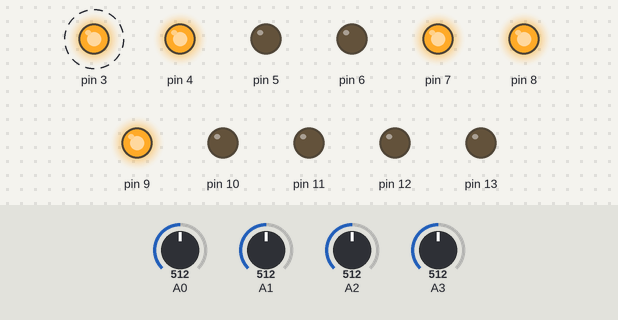
Recording of a sketch running on a simulated Arduino Uno, built with avr-gcc and run on an emulated ATmega328P. Parts: output pins drawn as LEDs (lit = HIGH). Dashed ring = blinking. The test bench sets the inputs (shaded band); at power-on: A2 = 512, A3 = 512, A1 = 512, A0 = 512.

Above: at 1.29 s.
1.3 s: A2 set to 306
At 1.9 s:
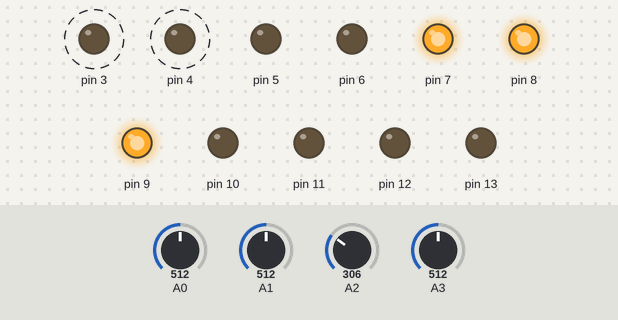
At 2.7 s:
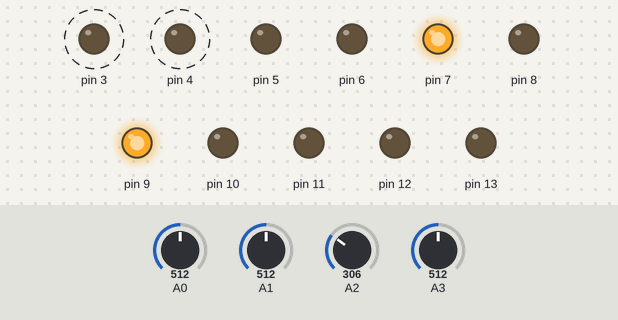
4.3 s: A3 set to 520
7.3 s: A1 set to 526
At 8.4 s:
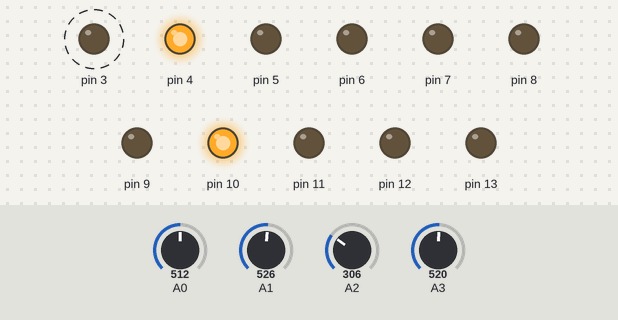
10.3 s: A0 set to 511
13.3 s: A2 set to 716
At 14.84 s:
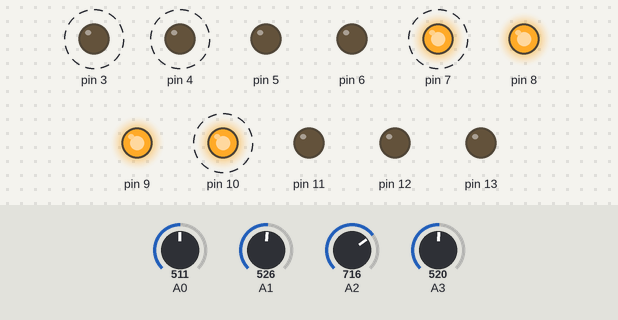
16.3 s: A1 set to 716
Timing chart, 0 to 25.6 s (numbered marks = the images above; inputs shaded):
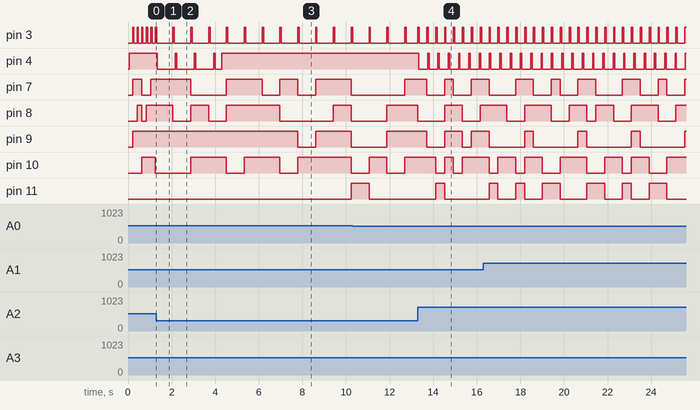

The sketch:

ASCTard009_Phase_patterns.ino
```cpp
// (licence header left out)
// Include application, user and local libraries
#include <TimedAction.h>

// Prototypes
void isr();
void clocker0();
void clocker1();

inline void portDon(int port = 3);
inline void portDoff(int port = 3);
inline void setClocks(int timeDiff);

byte quantNote(int v);
int vQuant(int v);
void dacOutput(byte v);


// Define variables and constants

//TRIGGER LENGTH
int trigTime = 25;//in millis
long clockon[2] = {0,0};//register clock on lengths for trig time

//TRANSPOSE AMOUNT
int transpose = 0;

//INT CLOCK VALS
int clockspeed = 207;
int oldclockspeed = 207;


//ISR / EXT CLOCK VALS
unsigned long timeNew = 0;
unsigned long timeOld = 0;
volatile unsigned long timeDiff = 0;
unsigned long timeDiffOld = 0;


//PHASE
unsigned int phaseDiff = 1;


//the resolution of the timer is in milliseconds, so 1000 - 1 second actions
TimedAction Clock0 = TimedAction(clockspeed,clocker0);
TimedAction Clock1 = TimedAction((clockspeed-phaseDiff),clocker1);


//melody related values

int playhead0 = 0;
// { E4, F#4, B4, C#5, D5, F#4, E4, C#5, B4, F#4, D5, C#5 }
int melody[12] = { 0, 26, 111, 145, 162, 26, 0, 145, 111, 26, 162, 145 };

//int melody[6] = { 0, 26, 111, 145, 162, 26 };
const int qArray[61] = {
    0,   9,   26,  43,  60,  77,  94,  111, 128, 145, 162, 180,
    197, 214, 231, 248, 265, 282, 299, 316, 333, 350, 367, 384,
    401, 418, 435, 452, 469, 486, 503, 521, 538, 555, 572, 589,
    606, 623, 640, 657, 674, 691, 708, 725, 742, 759, 776, 793,
    810, 827, 844, 862, 879, 896, 913, 930, 947, 964, 981, 998,
    1015};


//Functions

void setup() {
    // put your setup code here, to run once:
    //set up the inputs and outputs and write them low using port manipulation
    DDRD = DDRD | B11111000;
    DDRB = B111111;
    PORTD = B00000000;
    PORTB = B00000000;
    //Serial.begin(9600);
    attachInterrupt(0, isr, RISING);


}

int restartFlag = 0;

void isr()
{
    timeOld = timeNew;
    timeNew = millis();
    timeDiff = timeNew-timeOld;
    setClocks(timeDiff);
    if (restartFlag == 1) {
        Clock0.enable();
        Clock1.enable();
        restartFlag = 0;
    }
}

void clocker0()
{
    clockon[0] = millis();
    if(playhead0 < 11  ){
        int out = quantNote(melody[playhead0]);
        dacOutput(out);
        playhead0++;
    } else {
        int out = quantNote(melody[playhead0]);
        dacOutput(out);
        playhead0 = 0;
    }
    portDon(0);
}

void loop()
{
    // put your main code here, to run repeatedly:
    Clock0.check();
    Clock1.check();

    //clocking

    //if A[2] is on 0 then we are in EXTERNAL clock mode, if A[2] is above that then set the internal clock speed
    static int clockTest = 0;
    static int clockTestOld = -1;

    clockTest = analogRead(2);

    //if the input is 0 now and the old one was not detatch the interrupt
    if (clockTest == 0 && clockTestOld != 0) {
        //detachInterrupt(0);
        Clock0.disable();
        Clock1.disable();
    } else if (clockTest > 0 && clockTest < 250 && clockTestOld >= 250 ){
        //if the clock is greater than 0 but less than 100 and the old clock is also not in this range
        //enable interrupts
        attachInterrupt(0, isr, RISING);
        restartFlag = 1;
    }else if (clockTest > 0 && clockTest < 250 && clockTestOld == 0 ){
        //if the clock is greater than 0 but less than 100 and the old clock is also not in this range
        //enable interrupts
        restartFlag = 1;
    }else if (clockTest >= 250 && clockTestOld < 250){
        //if it was under 100 but is now over detatch interrupts
        detachInterrupt(0);
    }else if (clockTest >= 250 && clockTestOld >= 250){
        //if its greater than 100 or equal then set the clocks
        if (clockTestOld != clockTest) {
            setClocks(1024-(clockTest-100));
        }
    }

    clockTestOld = clockTest;


    //Update the phase amount
    static int phaseTest;
    static int phaseTestOld;

    phaseTest = analogRead(3) >> 3;
    if(phaseTest != phaseTestOld){
        phaseDiff = phaseTest;
        Clock1.setInterval(timeDiff+phaseDiff);
        phaseTestOld = phaseTest;
    }

    //turn off digital outs if needed
    for(int i = 0; i< 2; i++){
        if( millis()-clockon[i]  > trigTime ){
            portDoff(i);
        }
    }


    //update the trig time
    trigTime = (analogRead(0)>>3)+1;


    //Look up the transpose, we store the value temporarily to avoid always doing a costly division
    static int tranCheck = 0;
    static int tranCheckOld = 0;

    tranCheck = analogRead(1);

    //if the value has changed we have to do a division
    if (tranCheck != tranCheckOld) {
        tranCheckOld = tranCheck;
        transpose = tranCheck / 86;
    }
}


void clocker1()
{
    clockon[1] = millis();
    portDon(1);
}

void portDon(int port){
    port = port+3;
    PORTD |= (1<< port);
    // digitalWrite(port, HIGH);
}

void portDoff(int port){
    port = port+3;
    PORTD &= ~(1<< port);
    // digitalWrite(port, LOW);
}

void setClocks(int timeDiff)
{

    if (timeDiff != timeDiffOld && timeDiff > 4) {
        Clock0.setInterval(timeDiff);
        Clock1.setInterval(timeDiff+phaseDiff);
        timeDiffOld = timeDiff;
    }
}

byte quantNote(int v)
{
    int tempVal = vQuant(v);  // decrease the value to 0-64 - ~ a 5 volt range
    tempVal += transpose;      // add the transposition
    return (tempVal << 2);     // increase it to the full 8-bit range
}

//  vQuant(int) - properly convert an ADC reading to a value
//  ---------------------------------------------------------
int vQuant(int v)
{
    int tmp = 0;

    for (int i=0; i<61; i++) {
        if (v >= qArray[i]) {
            tmp = i;
        }
    }

    return tmp;
}


void dacOutput(byte v)
{
    PORTB = (PORTB & B11100000) | (v >> 3);
    PORTD = (PORTD & B00011111) | ((v & B00000111) << 5);
}
```

Measured:
- the behaviour switches between 515 and 516 on A1 (found by bisection; images 2 and 3)
- after the input at 1.3 s, pin 3: alternates HIGH for 0.07 s and LOW for 0.75 s, starting after 0.76 s; pin 4: alternates HIGH for 0.07 s and LOW for 0.82 s, starting after 0.05 s
- after the input at 7.3 s, pin 9: HIGH → LOW after 0.49 s, → HIGH 0.82 s later, → LOW 1.6 s later; pin 10: LOW → HIGH after 0.49 s instead of 1.3 s; pin 11: LOW → HIGH after 2.9 s
- after the input at 13.3 s, pin 3: alternates HIGH for 0.06 s and LOW for 0.34 s, starting at once; pin 4: alternates HIGH for 0.07 s and LOW for 0.41 s, starting at once
- by itself, pin 3: alternates HIGH for 0.07 s and LOW for 0.14 s
